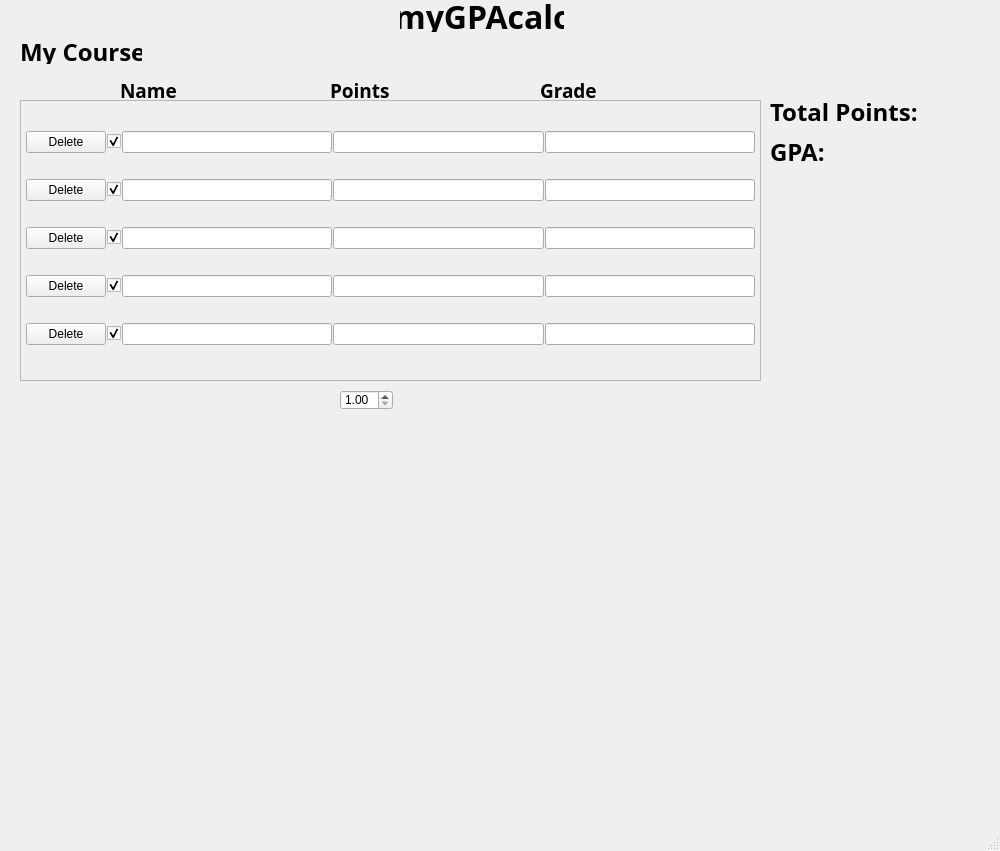
<?xml version="1.0" encoding="UTF-8"?>
<ui version="4.0">
 <class>MainWindow</class>
 <widget class="QMainWindow" name="MainWindow">
  <property name="geometry">
   <rect>
    <x>0</x>
    <y>0</y>
    <width>1000</width>
    <height>851</height>
   </rect>
  </property>
  <property name="windowTitle">
   <string>MainWindow</string>
  </property>
  <widget class="QWidget" name="centralwidget">
   <widget class="QLabel" name="myGPAcalcLabel">
    <property name="geometry">
     <rect>
      <x>400</x>
      <y>0</y>
      <width>164</width>
      <height>32</height>
     </rect>
    </property>
    <property name="font">
     <font>
      <family>David</family>
      <pointsize>24</pointsize>
      <weight>75</weight>
      <italic>false</italic>
      <bold>true</bold>
     </font>
    </property>
    <property name="text">
     <string>myGPAcalc</string>
    </property>
    <property name="alignment">
     <set>Qt::AlignCenter</set>
    </property>
   </widget>
   <widget class="QLabel" name="myCoursesLabel">
    <property name="geometry">
     <rect>
      <x>20</x>
      <y>40</y>
      <width>122</width>
      <height>24</height>
     </rect>
    </property>
    <property name="font">
     <font>
      <family>David</family>
      <pointsize>18</pointsize>
      <weight>75</weight>
      <bold>true</bold>
     </font>
    </property>
    <property name="text">
     <string>My Courses</string>
    </property>
   </widget>
   <widget class="QLabel" name="totalPointsLabel">
    <property name="geometry">
     <rect>
      <x>770</x>
      <y>100</y>
      <width>181</width>
      <height>24</height>
     </rect>
    </property>
    <property name="font">
     <font>
      <family>David</family>
      <pointsize>18</pointsize>
      <weight>75</weight>
      <bold>true</bold>
     </font>
    </property>
    <property name="text">
     <string>Total Points:</string>
    </property>
   </widget>
   <widget class="QLabel" name="gpaLabel">
    <property name="geometry">
     <rect>
      <x>770</x>
      <y>140</y>
      <width>101</width>
      <height>24</height>
     </rect>
    </property>
    <property name="font">
     <font>
      <family>David</family>
      <pointsize>18</pointsize>
      <weight>75</weight>
      <bold>true</bold>
     </font>
    </property>
    <property name="text">
     <string>GPA:</string>
    </property>
   </widget>
   <widget class="QDoubleSpinBox" name="pointsSpinBox">
    <property name="geometry">
     <rect>
      <x>340</x>
      <y>390</y>
      <width>53</width>
      <height>20</height>
     </rect>
    </property>
    <property name="wrapping">
     <bool>false</bool>
    </property>
    <property name="frame">
     <bool>true</bool>
    </property>
    <property name="readOnly">
     <bool>false</bool>
    </property>
    <property name="buttonSymbols">
     <enum>QAbstractSpinBox::UpDownArrows</enum>
    </property>
    <property name="prefix">
     <string notr="true"/>
    </property>
    <property name="suffix">
     <string notr="true"/>
    </property>
    <property name="minimum">
     <double>1.000000000000000</double>
    </property>
    <property name="maximum">
     <double>10.000000000000000</double>
    </property>
    <property name="singleStep">
     <double>0.500000000000000</double>
    </property>
   </widget>
   <widget class="QScrollArea" name="scrollArea">
    <property name="geometry">
     <rect>
      <x>20</x>
      <y>100</y>
      <width>741</width>
      <height>281</height>
     </rect>
    </property>
    <property name="widgetResizable">
     <bool>true</bool>
    </property>
    <widget class="QWidget" name="scrollAreaWidgetContents">
     <property name="geometry">
      <rect>
       <x>0</x>
       <y>0</y>
       <width>739</width>
       <height>279</height>
      </rect>
     </property>
     <layout class="QGridLayout" name="gridLayout_2">
      <property name="sizeConstraint">
       <enum>QLayout::SetDefaultConstraint</enum>
      </property>
      <property name="leftMargin">
       <number>5</number>
      </property>
      <property name="topMargin">
       <number>5</number>
      </property>
      <property name="rightMargin">
       <number>5</number>
      </property>
      <property name="spacing">
       <number>1</number>
      </property>
      <item row="2" column="3">
       <widget class="QLineEdit" name="lineEdit_8">
        <property name="readOnly">
         <bool>true</bool>
        </property>
       </widget>
      </item>
      <item row="3" column="2">
       <widget class="QLineEdit" name="lineEdit_10">
        <property name="readOnly">
         <bool>true</bool>
        </property>
       </widget>
      </item>
      <item row="3" column="0">
       <widget class="QPushButton" name="pushButton_4">
        <property name="text">
         <string>Delete</string>
        </property>
       </widget>
      </item>
      <item row="2" column="0">
       <widget class="QPushButton" name="pushButton_3">
        <property name="text">
         <string>Delete</string>
        </property>
       </widget>
      </item>
      <item row="1" column="3">
       <widget class="QLineEdit" name="lineEdit_5">
        <property name="readOnly">
         <bool>true</bool>
        </property>
       </widget>
      </item>
      <item row="1" column="4">
       <widget class="QLineEdit" name="lineEdit_6">
        <property name="readOnly">
         <bool>true</bool>
        </property>
       </widget>
      </item>
      <item row="2" column="1">
       <widget class="QCheckBox" name="checkBox_5">
        <property name="text">
         <string/>
        </property>
        <property name="checked">
         <bool>true</bool>
        </property>
        <property name="tristate">
         <bool>false</bool>
        </property>
       </widget>
      </item>
      <item row="0" column="4">
       <widget class="QLineEdit" name="lineEdit_3">
        <property name="readOnly">
         <bool>true</bool>
        </property>
       </widget>
      </item>
      <item row="1" column="2">
       <widget class="QLineEdit" name="lineEdit_4">
        <property name="readOnly">
         <bool>true</bool>
        </property>
       </widget>
      </item>
      <item row="2" column="2">
       <widget class="QLineEdit" name="lineEdit_7">
        <property name="readOnly">
         <bool>true</bool>
        </property>
       </widget>
      </item>
      <item row="1" column="0">
       <widget class="QPushButton" name="pushButton_2">
        <property name="text">
         <string>Delete</string>
        </property>
       </widget>
      </item>
      <item row="3" column="3">
       <widget class="QLineEdit" name="lineEdit_11">
        <property name="readOnly">
         <bool>true</bool>
        </property>
       </widget>
      </item>
      <item row="3" column="4">
       <widget class="QLineEdit" name="lineEdit_12">
        <property name="readOnly">
         <bool>true</bool>
        </property>
       </widget>
      </item>
      <item row="2" column="4">
       <widget class="QLineEdit" name="lineEdit_9">
        <property name="readOnly">
         <bool>true</bool>
        </property>
       </widget>
      </item>
      <item row="0" column="2">
       <widget class="QLineEdit" name="lineEdit">
        <property name="readOnly">
         <bool>true</bool>
        </property>
       </widget>
      </item>
      <item row="0" column="3">
       <widget class="QLineEdit" name="lineEdit_2">
        <property name="readOnly">
         <bool>true</bool>
        </property>
       </widget>
      </item>
      <item row="1" column="1">
       <widget class="QCheckBox" name="checkBox_3">
        <property name="text">
         <string/>
        </property>
        <property name="checked">
         <bool>true</bool>
        </property>
        <property name="tristate">
         <bool>false</bool>
        </property>
       </widget>
      </item>
      <item row="3" column="1">
       <widget class="QCheckBox" name="checkBox_4">
        <property name="text">
         <string/>
        </property>
        <property name="checked">
         <bool>true</bool>
        </property>
        <property name="tristate">
         <bool>false</bool>
        </property>
       </widget>
      </item>
      <item row="0" column="1">
       <widget class="QCheckBox" name="checkBox_2">
        <property name="text">
         <string/>
        </property>
        <property name="checked">
         <bool>true</bool>
        </property>
        <property name="tristate">
         <bool>false</bool>
        </property>
       </widget>
      </item>
      <item row="0" column="0">
       <widget class="QPushButton" name="pushButton">
        <property name="text">
         <string>Delete</string>
        </property>
       </widget>
      </item>
      <item row="4" column="0">
       <widget class="QPushButton" name="pushButton_5">
        <property name="text">
         <string>Delete</string>
        </property>
       </widget>
      </item>
      <item row="4" column="1">
       <widget class="QCheckBox" name="checkBox_6">
        <property name="text">
         <string/>
        </property>
        <property name="checked">
         <bool>true</bool>
        </property>
        <property name="tristate">
         <bool>false</bool>
        </property>
       </widget>
      </item>
      <item row="4" column="2">
       <widget class="QLineEdit" name="lineEdit_14">
        <property name="readOnly">
         <bool>true</bool>
        </property>
       </widget>
      </item>
      <item row="4" column="3">
       <widget class="QLineEdit" name="lineEdit_15">
        <property name="readOnly">
         <bool>true</bool>
        </property>
       </widget>
      </item>
      <item row="4" column="4">
       <widget class="QLineEdit" name="lineEdit_13">
        <property name="readOnly">
         <bool>true</bool>
        </property>
       </widget>
      </item>
     </layout>
    </widget>
   </widget>
   <widget class="QLabel" name="nameLabel">
    <property name="geometry">
     <rect>
      <x>120</x>
      <y>80</y>
      <width>81</width>
      <height>20</height>
     </rect>
    </property>
    <property name="font">
     <font>
      <family>David</family>
      <pointsize>14</pointsize>
      <weight>75</weight>
      <bold>true</bold>
     </font>
    </property>
    <property name="text">
     <string>Name</string>
    </property>
   </widget>
   <widget class="QLabel" name="pointsLabel">
    <property name="geometry">
     <rect>
      <x>330</x>
      <y>80</y>
      <width>81</width>
      <height>20</height>
     </rect>
    </property>
    <property name="font">
     <font>
      <family>David</family>
      <pointsize>14</pointsize>
      <weight>75</weight>
      <bold>true</bold>
     </font>
    </property>
    <property name="text">
     <string>Points</string>
    </property>
   </widget>
   <widget class="QLabel" name="gradeLabel">
    <property name="geometry">
     <rect>
      <x>540</x>
      <y>80</y>
      <width>81</width>
      <height>20</height>
     </rect>
    </property>
    <property name="font">
     <font>
      <family>David</family>
      <pointsize>14</pointsize>
      <weight>75</weight>
      <bold>true</bold>
     </font>
    </property>
    <property name="text">
     <string>Grade</string>
    </property>
   </widget>
  </widget>
  <widget class="QMenuBar" name="menubar">
   <property name="geometry">
    <rect>
     <x>0</x>
     <y>0</y>
     <width>1000</width>
     <height>21</height>
    </rect>
   </property>
  </widget>
  <widget class="QStatusBar" name="statusbar"/>
 </widget>
 <resources/>
 <connections/>
</ui>
